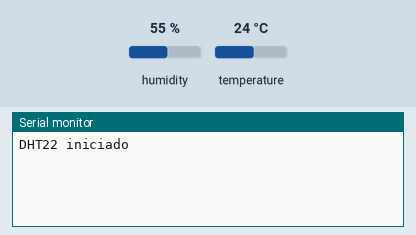
Bench run of a sketch on a simulated ESP32. On the bench: the last lines printed to the serial monitor. The test bench sets the inputs (shaded band); at power-on: humidity 55 %, temperature 24 °C.

Above: at 4.2 s.
4.3 s: humidity set to 22 %
At 5.8 s:
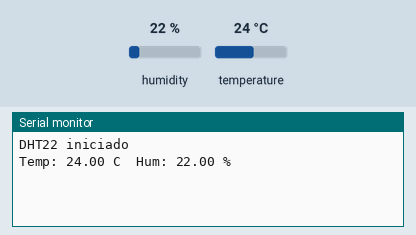
8.5 s: temperature set to 12 °C
At 10.5 s:
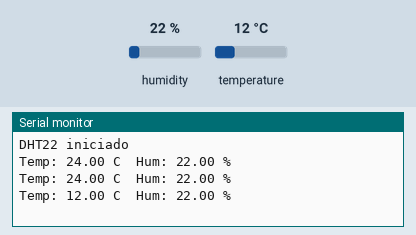
11.5 s: humidity set to 40 %
At 13.9 s:
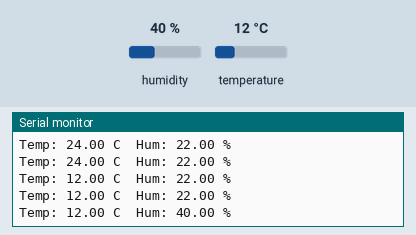

Measured:
- after the input at 4.3 s, the serial monitor: prints a new line after 0.71 s (image 1)
- after the input at 8.5 s, the serial monitor: prints a new line after 0.52 s (image 2)
- after the input at 11.5 s, the serial monitor: prints a new line after 1.5 s (image 3)

The sketch:

Stage_02_DHT22_Test.ino
```cpp
#include <DHT.h>
#define DHTPIN 21
#define DHTTYPE DHT22
DHT dht(DHTPIN, DHTTYPE);

void setup() {
  Serial.begin(115200);
  delay(3000);
  dht.begin();
  Serial.println("DHT22 iniciado");
}

void loop() {
  delay(2000);
  float t = dht.readTemperature();
  float h = dht.readHumidity();
  if (isnan(t) || isnan(h)) {
    Serial.println("Error: DHT22 no responde");
    return;
  }
  Serial.print("Temp: "); Serial.print(t);
  Serial.print(" C  Hum: "); Serial.print(h);
  Serial.println(" %");
}
```
